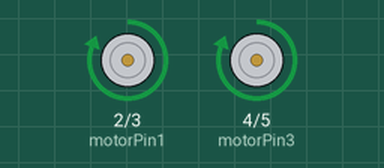
Recording of a sketch running on a simulated Arduino Uno, built with avr-gcc and run on an emulated ATmega328P. Parts: motor-driver pin pairs drawn as motors (green arrow = first pin HIGH = forward, orange = second pin HIGH = backward, longer = more drive).

Above: at 1.0 s.
At 5.5 s:
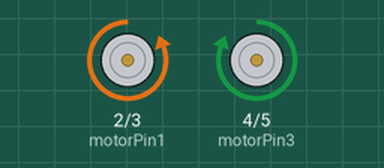
At 9.5 s:
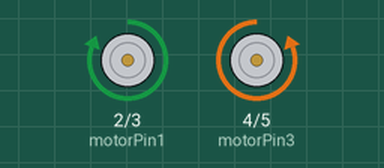
At 15.5 s:
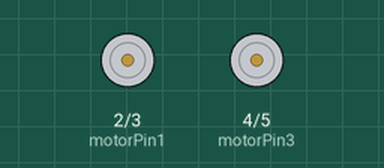
Timing chart, 0 to 16.9 s (numbered marks = the images above):
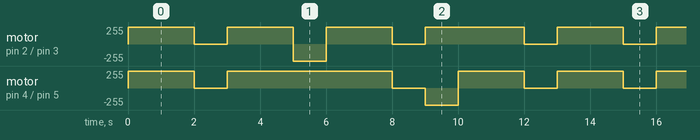

The sketch:

Motor_calibration.ino
```cpp
// Motor A
int motorPin1 = 2; // Motor 1, Input A
int motorPin2 = 3; // Motor 1, Input B

// Motor B
int motorPin3 = 4; // Motor 2, Input A
int motorPin4 = 5; // Motor 2, Input B

void setup() {
  // Define motor control pins as outputs
  pinMode(motorPin1, OUTPUT);
  pinMode(motorPin2, OUTPUT);
  pinMode(motorPin3, OUTPUT);
  pinMode(motorPin4, OUTPUT);
}

void loop() {
  // Move forward at a custom speed and duration
  moveForward(255, 2000); // Speed: 255 (0-255), Duration: 2000 milliseconds

  // Stop
  stopMotors();
  delay(1000); // Stop for 1 second

  // Move forward at a custom speed and duration
  moveForward(255, 2000); // Speed: 255 (0-255), Duration: 2000 milliseconds


  // Turn left at a custom speed and duration
  turnLeft(255, 1000); // Speed: 255 (0-255), Duration: 1000 milliseconds

  // Move forward at a custom speed and duration
  moveForward(255, 2000); // Speed: 255 (0-255), Duration: 2000 milliseconds

  // Stop
  stopMotors();
  delay(1000); // Stop for 1 second

  // Turn right at a custom speed and duration
  turnRight(255, 1000); // Speed: 255 (0-255), Duration: 1000 milliseconds

    // Move forward at a custom speed and duration
  moveForward(255, 2000); // Speed: 255 (0-255), Duration: 2000 milliseconds


  // Stop
  stopMotors();
  delay(1000); // Stop for 1 second
}

void moveForward(int speed, unsigned long duration) {
  digitalWrite(motorPin1, HIGH);
  digitalWrite(motorPin2, LOW);
  digitalWrite(motorPin3, HIGH);
  digitalWrite(motorPin4, LOW);
  delay(duration);
  stopMotors();
}

void turnLeft(int speed, unsigned long duration) {
  digitalWrite(motorPin1, LOW);
  analogWrite(motorPin2, speed);
  digitalWrite(motorPin3, HIGH);
  digitalWrite(motorPin4, LOW);
  delay(duration);
  stopMotors();
}

void turnRight(int speed, unsigned long duration) {
  digitalWrite(motorPin1, HIGH);
  digitalWrite(motorPin2, LOW);
  digitalWrite(motorPin3, LOW);
  analogWrite(motorPin4, speed);
  delay(duration);
  stopMotors();
}

void stopMotors() {
  digitalWrite(motorPin1, LOW);
  digitalWrite(motorPin2, LOW);
  digitalWrite(motorPin3, LOW);
  digitalWrite(motorPin4, LOW);
}
```

PID.ino
```cpp

```

Measured:
- by itself, motor on pin 4 (motorPin3) / pin 5 (motorPin4): repeats every 13.0 s: stopped 1.0 s, forward 255/255 5.0 s, stopped 1.0 s, backward 255/255 1.0 s, forward 255/255 2.0 s, stopped 1.0 s, forward 255/255 2.0 s
- by itself, motor on pin 2 (motorPin1) / pin 3 (motorPin2): repeats every 13.0 s: stopped 1.0 s, forward 255/255 2.0 s, backward 255/255 1.0 s, forward 255/255 2.0 s, stopped 1.0 s, forward 255/255 3.0 s, stopped 1.0 s, forward 255/255 2.0 s
